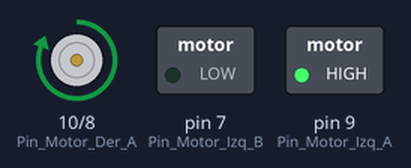
The sketch below on a simulated Arduino Uno, built with avr-gcc and run on an emulated ATmega328P. Parts: motor-driver pin pairs drawn as motors (green arrow = first pin HIGH = forward, orange = second pin HIGH = backward, longer = more drive), switched loads named in the sketch (green lamp = pin HIGH).

Above: at 1.0 s.
At 3.0 s:
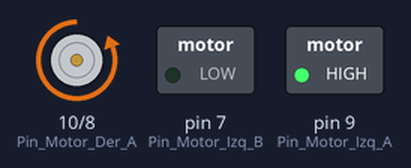
Timing chart, 0 to 4.6 s (numbered marks = the images above):
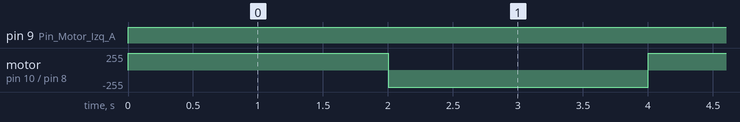

The sketch:

prueba1.ino
```cpp
//Pines de conexión del driver
int Pin_Motor_Der_A = 10;
int Pin_Motor_Der_B = 8;
int Pin_Motor_Izq_A = 9;
int Pin_Motor_Izq_B = 7;

void setup() {
  // inicializar la comunicación serial a 9600 bits por segundo:
  Serial.begin(9600);
  // configuramos los pines como salida
  pinMode(Pin_Motor_Der_A, OUTPUT);
  pinMode(Pin_Motor_Der_B, OUTPUT);
  pinMode(Pin_Motor_Izq_A, OUTPUT);
  pinMode(Pin_Motor_Izq_B, OUTPUT);
}

void loop() {
  //movemos el robot hacia delante por 2 segundos
  Mover_Adelante();
  delay(2000);
  //movemos el motor a la derecha por 2 segundos
  Mover_Derecha();
  delay(2000);

}

void Mover_Adelante()
{
  digitalWrite (Pin_Motor_Der_A, HIGH);
  digitalWrite (Pin_Motor_Der_B, LOW);
  digitalWrite (Pin_Motor_Izq_A, HIGH);
  digitalWrite (Pin_Motor_Izq_B, LOW);
}
void Mover_Retroceso()
{
  digitalWrite (Pin_Motor_Der_A,LOW );
  digitalWrite (Pin_Motor_Der_B,HIGH );
  digitalWrite (Pin_Motor_Izq_A,LOW );
  digitalWrite (Pin_Motor_Izq_B,HIGH );
}
void Mover_Derecha()
{
  digitalWrite (Pin_Motor_Der_A,LOW );
  digitalWrite (Pin_Motor_Der_B,HIGH );
  digitalWrite (Pin_Motor_Izq_A,HIGH);
  digitalWrite (Pin_Motor_Izq_B,LOW);
}
void Mover_Izquierda()
{
  digitalWrite (Pin_Motor_Der_A,HIGH);
  digitalWrite (Pin_Motor_Der_B,LOW);
  digitalWrite (Pin_Motor_Izq_A,LOW );
  digitalWrite (Pin_Motor_Izq_B,HIGH );
}
void Mover_Stop()
{
  digitalWrite (Pin_Motor_Der_A, LOW);
  digitalWrite (Pin_Motor_Der_B, LOW);
  digitalWrite (Pin_Motor_Izq_A, LOW);
  digitalWrite (Pin_Motor_Izq_B, LOW);
}
```

Measured:
- by itself, pin 9 (Pin_Motor_Izq_A): LOW → HIGH at 0.00 s
- by itself, motor on pin 10 (Pin_Motor_Der_A) / pin 8 (Pin_Motor_Der_B): alternates forward 255/255 for 2.0 s and backward 255/255 for 2.0 s
